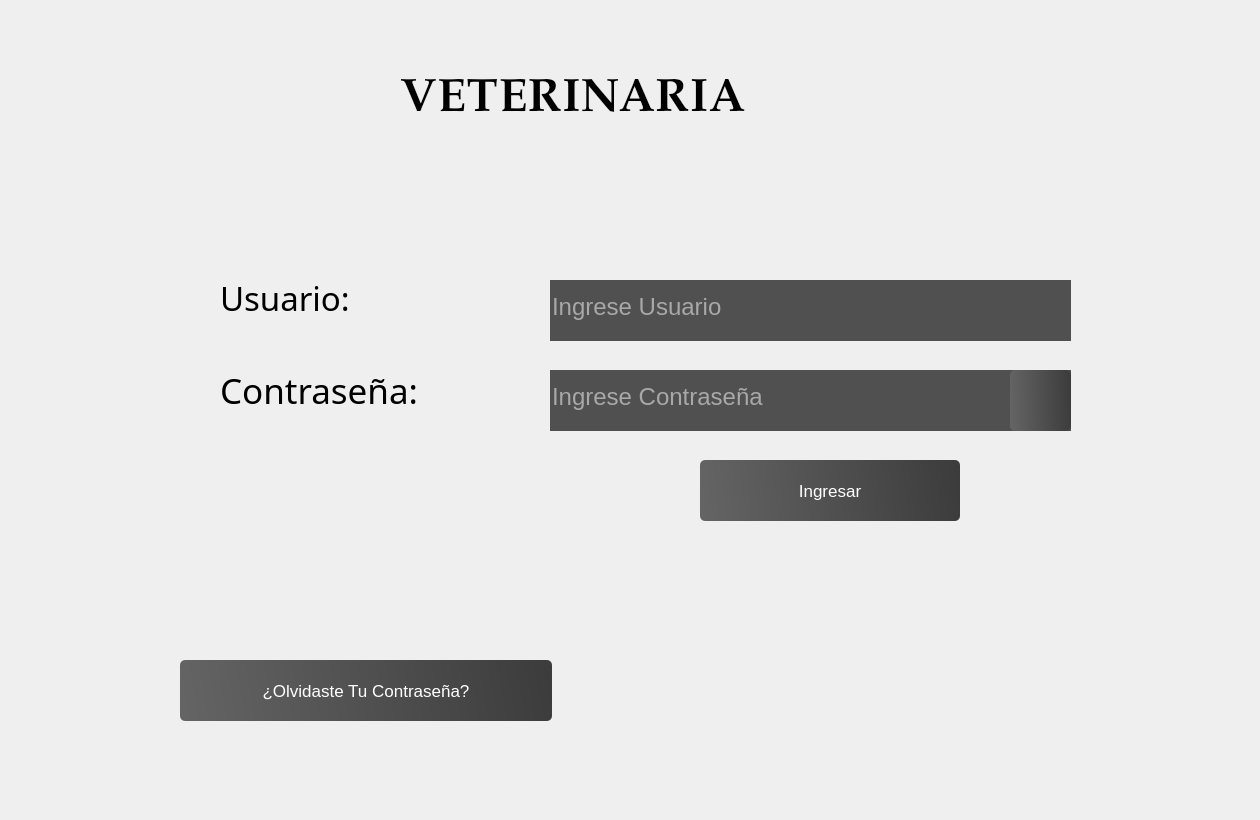
<?xml version="1.0" encoding="UTF-8"?>
<ui version="4.0">
 <class>Form</class>
 <widget class="QWidget" name="Form">
  <property name="geometry">
   <rect>
    <x>0</x>
    <y>0</y>
    <width>1260</width>
    <height>820</height>
   </rect>
  </property>
  <property name="windowTitle">
   <string>Inicio</string>
  </property>
  <widget class="QPushButton" name="pushButton_3">
   <property name="geometry">
    <rect>
     <x>1010</x>
     <y>370</y>
     <width>61</width>
     <height>61</height>
    </rect>
   </property>
   <property name="font">
    <font>
     <pointsize>13</pointsize>
    </font>
   </property>
   <property name="styleSheet">
    <string notr="true">
QPushButton#pushButton_3 {
    background-color: qlineargradient(spread:pad, x1:0, y1:0.505682, x2:1, y2:0.477, stop:0 rgba(100, 100, 100, 255), stop:1 rgba(60, 60, 60, 255));
    color: rgba(255, 255, 255, 255);  /* Color del texto en blanco */
    border-radius: 5px;
border-image: url(:/images/invisible.png);
}

QPushButton#pushButton_3:hover {
    background-color: qlineargradient(spread:pad, x1:0, y1:0.505682, x2:1, y2:0.477, stop:0 rgba(150, 150, 150, 255), stop:1 rgba(80, 80, 80, 255));
}

QPushButton#pushButton_3:pressed {
    padding-left: 5px;
    padding-top: 5px;
    background-color: rgba(120, 120, 120, 255);
}

</string>
   </property>
   <property name="text">
    <string/>
   </property>
  </widget>
  <widget class="QLabel" name="label_4">
   <property name="geometry">
    <rect>
     <x>220</x>
     <y>272</y>
     <width>271</width>
     <height>51</height>
    </rect>
   </property>
   <property name="font">
    <font>
     <family>Segoe MDL2 Assets</family>
     <pointsize>25</pointsize>
     <weight>50</weight>
     <italic>false</italic>
     <bold>false</bold>
     <underline>false</underline>
    </font>
   </property>
   <property name="styleSheet">
    <string notr="true">color:rgba(0,0,0)</string>
   </property>
   <property name="text">
    <string>Usuario:</string>
   </property>
  </widget>
  <widget class="QLineEdit" name="lineEditContrasenia">
   <property name="geometry">
    <rect>
     <x>550</x>
     <y>370</y>
     <width>521</width>
     <height>61</height>
    </rect>
   </property>
   <property name="font">
    <font>
     <pointsize>18</pointsize>
    </font>
   </property>
   <property name="styleSheet">
    <string notr="true">background-color: rgba(80, 80, 80, 255);  /* Color de fondo gris oscuro */
    border: none;
 
    color: rgba(255, 255, 255, 255);  /* Color del texto blanco */
    padding-bottom: 7px;</string>
   </property>
   <property name="text">
    <string/>
   </property>
   <property name="echoMode">
    <enum>QLineEdit::Password</enum>
   </property>
   <property name="placeholderText">
    <string>Ingrese Contraseña</string>
   </property>
  </widget>
  <widget class="QLabel" name="label_3">
   <property name="geometry">
    <rect>
     <x>400</x>
     <y>30</y>
     <width>461</width>
     <height>141</height>
    </rect>
   </property>
   <property name="font">
    <font>
     <family>Palatino Linotype</family>
     <pointsize>35</pointsize>
     <weight>75</weight>
     <bold>true</bold>
    </font>
   </property>
   <property name="styleSheet">
    <string notr="true">color:rgba(0,0,0)</string>
   </property>
   <property name="text">
    <string>VETERINARIA</string>
   </property>
  </widget>
  <widget class="QLineEdit" name="lineEditUsuario">
   <property name="geometry">
    <rect>
     <x>550</x>
     <y>280</y>
     <width>521</width>
     <height>61</height>
    </rect>
   </property>
   <property name="font">
    <font>
     <pointsize>18</pointsize>
    </font>
   </property>
   <property name="styleSheet">
    <string notr="true">background-color: rgba(80, 80, 80, 255);  /* Color de fondo gris oscuro */
    border: none;
 
    color: rgba(255, 255, 255, 255);  /* Color del texto blanco */
    padding-bottom: 7px;</string>
   </property>
   <property name="text">
    <string/>
   </property>
   <property name="maxLength">
    <number>32788</number>
   </property>
   <property name="placeholderText">
    <string>Ingrese Usuario</string>
   </property>
  </widget>
  <widget class="QPushButton" name="forgotPasswordButton">
   <property name="geometry">
    <rect>
     <x>180</x>
     <y>660</y>
     <width>372</width>
     <height>61</height>
    </rect>
   </property>
   <property name="font">
    <font>
     <pointsize>13</pointsize>
    </font>
   </property>
   <property name="styleSheet">
    <string notr="true">QPushButton#forgotPasswordButton {
    background-color: qlineargradient(spread:pad, x1:0, y1:0.505682, x2:1, y2:0.477, stop:0 rgba(100, 100, 100, 255), stop:1 rgba(60, 60, 60, 255));
    color: rgba(255, 255, 255, 255);  /* Color del texto en blanco */
    border-radius: 5px;
}

QPushButton#forgotPasswordButton:hover {
    background-color: qlineargradient(spread:pad, x1:0, y1:0.505682, x2:1, y2:0.477, stop:0 rgba(150, 150, 150, 255), stop:1 rgba(80, 80, 80, 255));
}

QPushButton#forgotPasswordButton:pressed {
    padding-left: 5px;
    padding-top: 5px;
    background-color: rgba(120, 120, 120, 255);
}
</string>
   </property>
   <property name="text">
    <string>¿Olvidaste Tu Contraseña?</string>
   </property>
  </widget>
  <widget class="QLabel" name="label_5">
   <property name="geometry">
    <rect>
     <x>220</x>
     <y>360</y>
     <width>271</width>
     <height>60</height>
    </rect>
   </property>
   <property name="font">
    <font>
     <family>Segoe MDL2 Assets</family>
     <pointsize>26</pointsize>
     <weight>50</weight>
     <italic>false</italic>
     <bold>false</bold>
     <underline>false</underline>
    </font>
   </property>
   <property name="styleSheet">
    <string notr="true">color:rgba(0,0,0)</string>
   </property>
   <property name="text">
    <string>Contraseña: </string>
   </property>
  </widget>
  <widget class="QPushButton" name="pushButtonIngresar">
   <property name="geometry">
    <rect>
     <x>700</x>
     <y>460</y>
     <width>260</width>
     <height>61</height>
    </rect>
   </property>
   <property name="font">
    <font>
     <pointsize>13</pointsize>
    </font>
   </property>
   <property name="styleSheet">
    <string notr="true">QPushButton#pushButtonIngresar {
    background-color: qlineargradient(spread:pad, x1:0, y1:0.505682, x2:1, y2:0.477, stop:0 rgba(100, 100, 100, 255), stop:1 rgba(60, 60, 60, 255));
    color: rgba(255, 255, 255, 255);  /* Color del texto en blanco */
    border-radius: 5px;
}

QPushButton#pushButtonIngresar:hover {
    background-color: qlineargradient(spread:pad, x1:0, y1:0.505682, x2:1, y2:0.477, stop:0 rgba(150, 150, 150, 255), stop:1 rgba(80, 80, 80, 255));
}

QPushButton#pushButtonIngresar:pressed {
    padding-left: 5px;
    padding-top: 5px;
    background-color: rgba(120, 120, 120, 255);
}
</string>
   </property>
   <property name="text">
    <string>Ingresar</string>
   </property>
  </widget>
  <widget class="QLabel" name="label_2">
   <property name="geometry">
    <rect>
     <x>0</x>
     <y>0</y>
     <width>1261</width>
     <height>821</height>
    </rect>
   </property>
   <property name="font">
    <font>
     <family>MV Boli</family>
     <pointsize>26</pointsize>
     <weight>75</weight>
     <bold>true</bold>
    </font>
   </property>
   <property name="styleSheet">
    <string notr="true">border-image: url(:/images/images/fondo2.png);
border-top-left-radius: 7px;</string>
   </property>
   <property name="text">
    <string/>
   </property>
   <property name="alignment">
    <set>Qt::AlignCenter</set>
   </property>
  </widget>
  <widget class="QPushButton" name="pushButtonVer">
   <property name="geometry">
    <rect>
     <x>1010</x>
     <y>370</y>
     <width>61</width>
     <height>61</height>
    </rect>
   </property>
   <property name="font">
    <font>
     <pointsize>13</pointsize>
    </font>
   </property>
   <property name="styleSheet">
    <string notr="true">
QPushButton#pushButtonVer {
    background-color: qlineargradient(spread:pad, x1:0, y1:0.505682, x2:1, y2:0.477, stop:0 rgba(100, 100, 100, 255), stop:1 rgba(60, 60, 60, 255));
    color: rgba(255, 255, 255, 255);  /* Color del texto en blanco */
    border-radius: 5px;
border-image: url(:/images/images/ojo.png);
}

QPushButton#pushButtonVer:hover {
    background-color: qlineargradient(spread:pad, x1:0, y1:0.505682, x2:1, y2:0.477, stop:0 rgba(150, 150, 150, 255), stop:1 rgba(80, 80, 80, 255));
}

QPushButton#pushButtonVer:pressed {
    padding-left: 5px;
    padding-top: 5px;
    background-color: rgba(120, 120, 120, 255);
}

</string>
   </property>
   <property name="text">
    <string/>
   </property>
  </widget>
  <zorder>label_2</zorder>
  <zorder>pushButton_3</zorder>
  <zorder>label_4</zorder>
  <zorder>lineEditContrasenia</zorder>
  <zorder>label_3</zorder>
  <zorder>lineEditUsuario</zorder>
  <zorder>forgotPasswordButton</zorder>
  <zorder>label_5</zorder>
  <zorder>pushButtonIngresar</zorder>
  <zorder>pushButtonVer</zorder>
 </widget>
 <resources>
  <include location="data.qrc"/>
 </resources>
 <connections/>
</ui>
